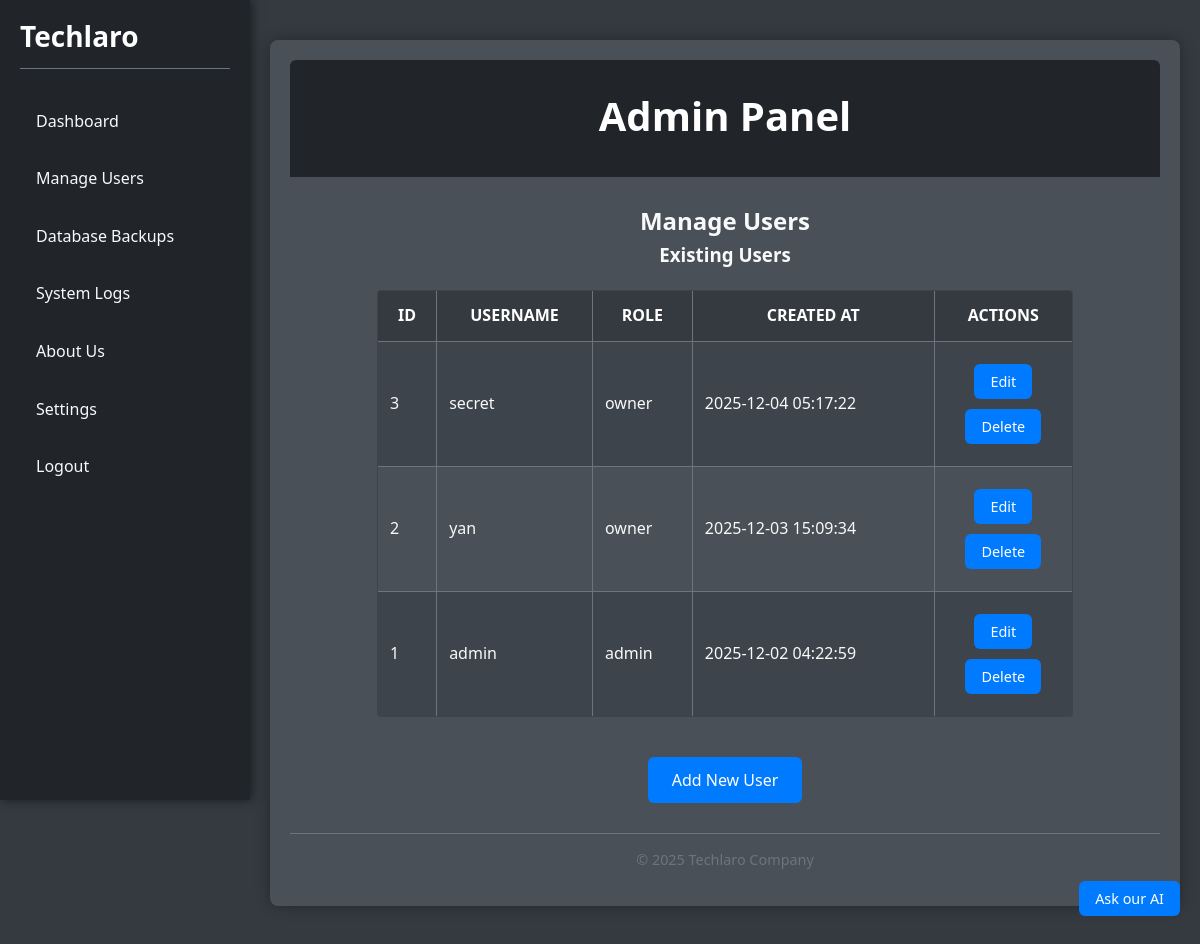
Before: /pages/admin_panel.php?action=manage_users (signed in) with the older database file.
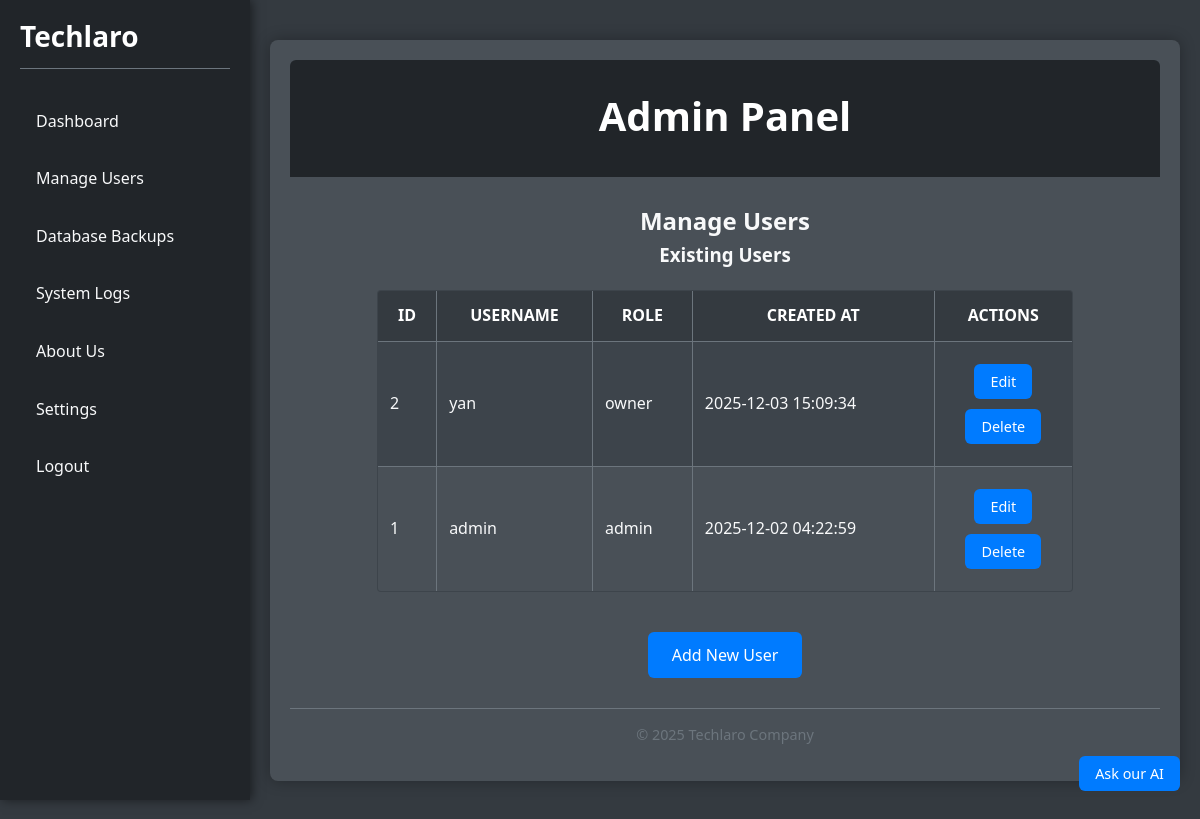
After: the same page with the newer database file.
### tables this page shows
CREATE TABLE `user` (
  `id` int(11) NOT NULL AUTO_INCREMENT,
  `username` varchar(50) NOT NULL,
  `password` varchar(255) NOT NULL,
  `role` enum('owner','admin') DEFAULT 'owner',
  `reset_token` varchar(255) DEFAULT NULL,
  `reset_expiry` datetime DEFAULT NULL,
  `created_at` datetime DEFAULT current_timestamp(),
  PRIMARY KEY (`id`),
  UNIQUE KEY `username` (`username`)
);

### pages/admin_panel.php (the view, shortened to what this page needs)
<?php
require_once '../includes/functions.php';
$action = isset($_GET['action']) ? $_GET['action'] : 'overview';
?>
<!DOCTYPE html>
<html lang="en">
<head>
    <link id="theme-stylesheet" rel="stylesheet" href="assets/css/style.css">
</head>
<body>
    <div class="container-with-sidebar">
        <?php include '../includes/sidebar.php'; ?>
        <div class="container">
            <header>
                <h1>Admin Panel</h1>
            </header>
            <section>
                <?php
                switch ($action) {
                    case 'manage_users':
                        echo '<h2>Manage Users</h2>';
                        echo '<h3>Existing Users</h3>';
                        echo '<div class="table-wrapper">';
                        echo '<table class="table">';
                        echo '    <thead>';
                        echo '        <tr>';
                        echo '            <th>ID</th>';
                        echo '            <th>Username</th>';
                        echo '            <th>Role</th>';
                        echo '            <th>Created At</th>';
                        echo '            <th>Actions</th>';
                        echo '        </tr>';
                        echo '    </thead>';
                        echo '    <tbody>';
                        $result = $conn->query("SELECT id, username, role, created_at FROM `user` ORDER BY created_at DESC");
                        if ($result->num_rows > 0) {
                            while ($row = $result->fetch_assoc()) {
                                echo '        <tr>';
                                echo "            <td>{$row['id']}</td>";
                                echo "            <td>{$row['username']}</td>";
                                echo "            <td>{$row['role']}</td>";
                                echo "            <td>{$row['created_at']}</td>";
                                echo '            <td>';
                                echo "                <button class='button small' onclick=\"editUser({$row['id']}, '{$row['username']}', '{$row['role']}')\">Edit</button>";
                                echo "                <form action='pages/admin_panel.php?action=manage_users' method='POST' style='display:inline;'>";
                                echo "                    <button type='submit' class='button small danger' onclick=\"return confirm('Are you sure?');\">Delete</button>";
                                echo '                </form>';
                                echo '            </td>';
                                echo '        </tr>';
                            }
                        } else {
                            echo '<tr><td colspan="5">No users found.</td></tr>';
                        }
                        echo '    </tbody>';
                        echo '</table>';
                        echo '</div>';
                        echo '<button id="add-user-btn" class="button" style="margin-top: 20px;">Add New User</button>';
                        break;
                }
                ?>
            </section>
            <footer>
                <p>&copy; 2025 Techlaro Company</p>
            </footer>
        </div>
    </div>
</body>
</html>

### includes/sidebar.php (shortened to what this page needs)
<div class="sidebar">
    <h2>Techlaro</h2>
    <ul class="nav-list">
        <?php if (isset($_SESSION['user_id'])): ?>
            <?php if ($_SESSION['role'] === 'admin'): ?>
                <li><a href="/smart-cashier-system/pages/admin_panel.php?action=overview">Dashboard</a></li>
                <li><a href="/smart-cashier-system/pages/admin_panel.php?action=manage_users">Manage Users</a></li>
                <li><a href="/smart-cashier-system/pages/admin_panel.php?action=database_backups">Database Backups</a></li>
                <li><a href="/smart-cashier-system/pages/admin_panel.php?action=system_logs">System Logs</a></li>
                <li><a href="/smart-cashier-system/pages/about_us.php">About Us</a></li>
                <li><a href="/smart-cashier-system/pages/settings.php">Settings</a></li>
                <li><a href="/smart-cashier-system/auth/logout.php" onclick="return confirm('Are you sure you want to log out?');">Logout</a></li>
            <?php endif; ?>
        <?php endif; ?>
    </ul>
</div>
<button id="ask-ai" style="position: fixed; bottom: 20px; right: 20px; z-index: 1000;" class="button small">Ask our AI</button>

### assets/css/style.css (style rules this page uses)
*, *::before, *::after { margin: 0; padding: 0; border: 0; box-sizing: border-box; }
body { font-family: 'Segoe UI', Tahoma, Geneva, Verdana, sans-serif; line-height: 1.6; background-color: #343a40; color: #f8f9fa; padding: 20px; margin-left: 250px; transition: padding-left 0.3s ease; font-size: 16px; }
.container { max-width: 1200px; margin: 20px auto; padding: 20px; background-color: #495057; border-radius: 8px; box-shadow: 0 0 15px rgba(0,0,0,0.3); overflow: hidden; color: #f8f9fa; text-align: center; }
header { background-color: #212529; color: #fff; padding: 1.5em 0; text-align: center; margin-bottom: 25px; border-radius: 6px 6px 0 0; }
header h1 { font-size: 2.5em; margin-bottom: 5px; }
footer { text-align: center; margin-top: 30px; padding: 1em 0; color: #6c757d; font-size: 0.9em; border-top: 1px solid #6c757d; }
.table { width: 80%; margin: 20px auto; border-collapse: collapse; border: 1px solid #6c757d; border-radius: 4px; overflow: hidden; background-color: #3d444b; color: #f8f9fa; font-size: 1em; }
.table th, .table td { border: 1px solid #6c757d; padding: 0.75em; text-align: left; }
.table th { background-color: #343a40; color: #fff; font-weight: bold; text-transform: uppercase; text-align: center; }
.table tbody tr:nth-child(even) { background-color: #495057; }
.button { display: block; padding: 12px 24px; background-color: #007bff; color: #fff; text-decoration: none; border-radius: 6px; cursor: pointer; transition: background-color 0.3s ease; font-weight: 500; font-size: 1em; font-family: inherit; margin: 10px auto; text-align: center; }
.button.small { padding: 8px 16px; font-size: 0.9em; }
.sidebar { width: 250px; background-color: #212529; color: #fff; padding: 20px; height: 100vh; position: fixed; left: 0; top: 0; box-shadow: 2px 0 10px rgba(0,0,0,0.5); overflow-y: auto; }
.sidebar h2 { margin-bottom: 1em; color: #fff; border-bottom: 1px solid #6c757d; padding-bottom: 0.5em; font-size: 1.75em; line-height: 1.2; text-align: left; }
.sidebar .nav-list { list-style: none; padding: 0; margin: 0; text-align: left; }
.sidebar .nav-list li { margin-bottom: 0.5em; }
.sidebar .nav-list li a { display: block; padding: 0.75em 1em; text-decoration: none; color: #f8f9fa; border-radius: 5px; font-size: 1em; }
.table-wrapper { overflow-x: auto; max-width: 100%; }

Changed rows visible on the page:
removed user: id "3", username "secret", role "owner", created_at "2025-12-04 05:17:22"
